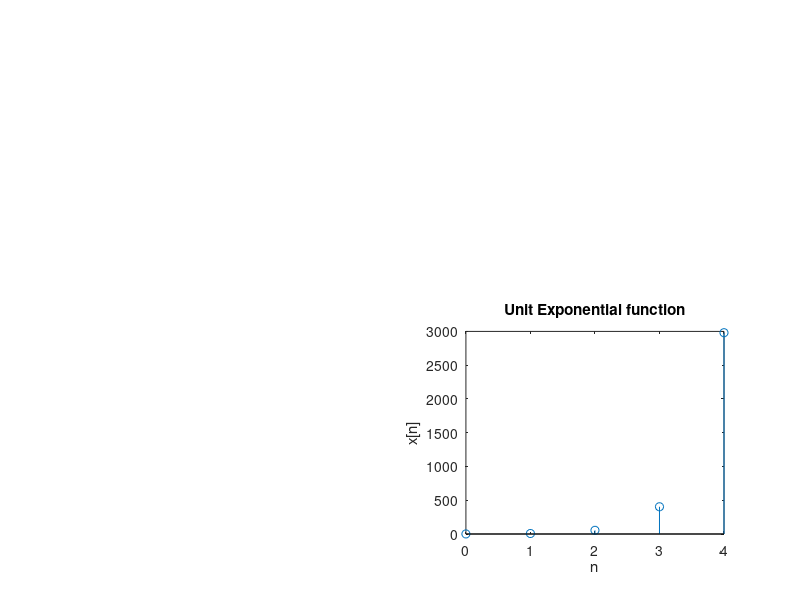

This figure's MATLAB source:
n = 4;
a=2;
t = 0:1:n;
y3=exp(a*t);
subplot(2,2,4);
stem(t,y3);
ylabel('x[n]');
xlabel('n');
title('Unit Exponential function');